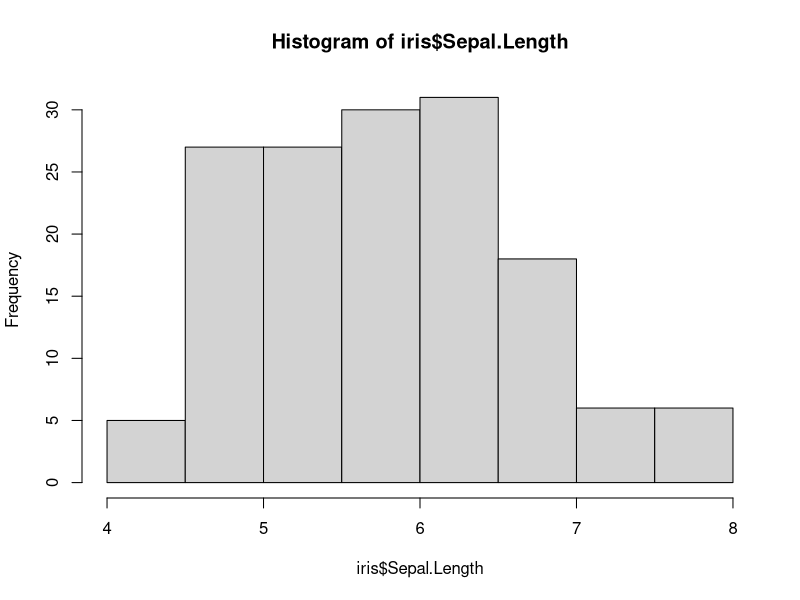
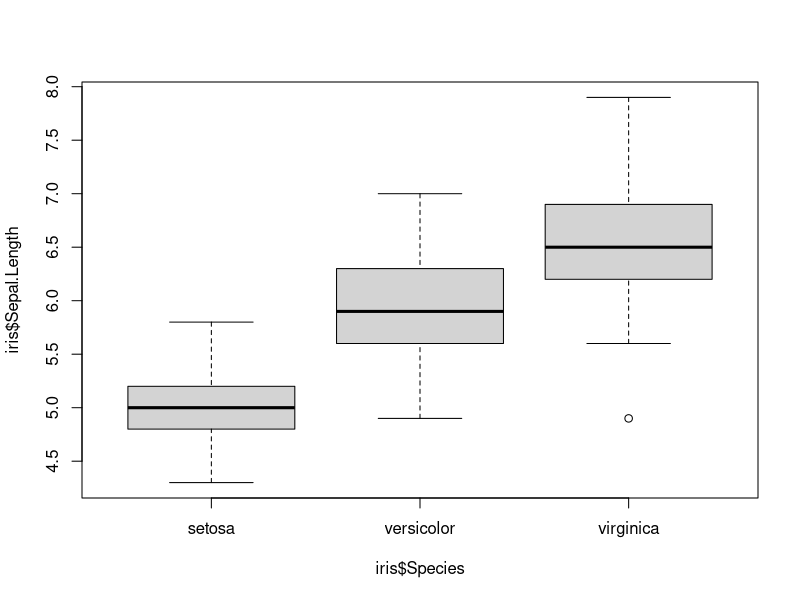
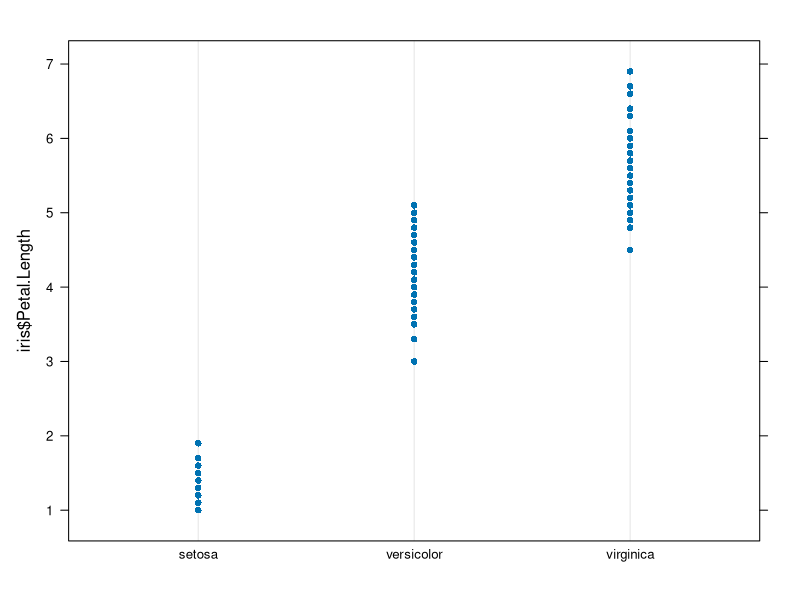
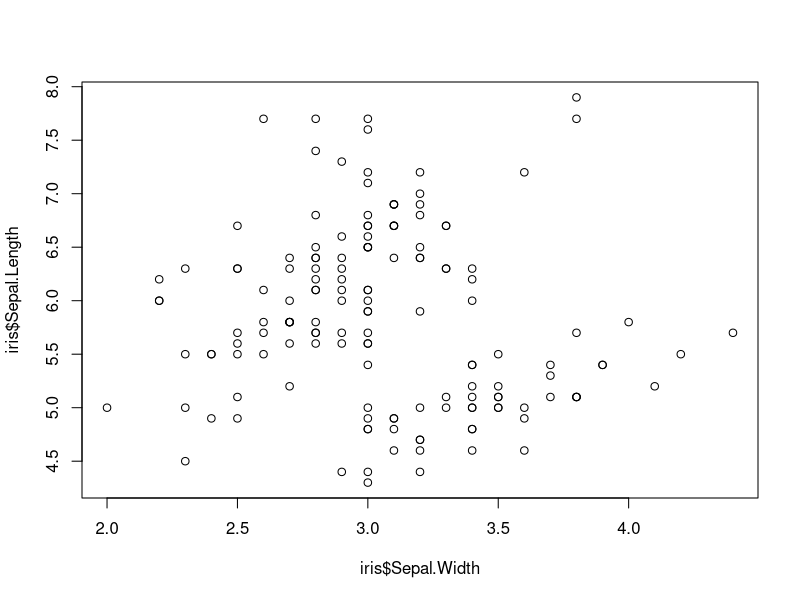

R code for these plots, in order:
## ---- chunk 1
knitr::opts_chunk$set(echo = TRUE)
## ---- chunk 2
iris
## ---- chunk 3
dim(iris) # view dimensions
## ---- chunk 4
names(iris)
## ---- chunk 5
head(iris, 10) # looks at first 10
tail(iris, 7) # looks at last 7
## ---- chunk 6
str(iris)
## ---- chunk 7
table(is.na(iris))
## ---- chunk 8
table(is.na(iris$Age)) # checking age for NA's
table(is.na(iris$comments)) # checking comments for NA's
## ---- chunk 9
table(iris$Gender) # Gender responses
length(unique(iris$Gender)) # code bonus: view how many unique responses there were.
## ---- chunk 10
# install.packages("tidyverse") # if never done before
library(tidyverse) # load
## ---- chunk 11
names(iris) # Call column names
iris_select <- iris %>%              # create new variable from iris data,add pipe to add function
  select(Species, Petal.Length, Petal.Width)# select() function. Select the specific columns of interest
names(iris_select) # column names of newly created dataset of selected columns
head(iris_select, 5) # check out the new data with 5 rows
## ---- chunk 12
iris_select <- iris %>% # Call from iris
  select(Species, Petal.Length, Petal.Width) %>%    # Select our columns of interest
  mutate(Times.Bigger = (Petal.Length/Petal.Width)) # Create new column, set = to condition/function

names(iris_select) # Check names, notice the new column
head(iris_select, 5) # Does the column look right? it worked!

## ---- chunk 13
setosa_small <- iris %>%         # create from iris dataset
  filter(Species == "setosa" & Sepal.Length < 5) # filter for species name and sepal length under 5

setosa_small # view the new dataset
## ---- chunk 14
iris %>%  # call from iris data
  summarise(mean(Sepal.Width), max(Sepal.Width), min(Sepal.Width)) # run functions, each will be new col.
## ---- chunk 15
iris %>%  # call from iris data
  group_by(Species) %>% 
  summarise(mean(Sepal.Width), max(Sepal.Width), min(Sepal.Width)) # run functions, each will be new col.
## ---- chunk 16
iris_new <- iris %>% # call from iris data
  filter(Species == "virginica" & Sepal.Width > 2.9) %>% # filter species and sepal width
  arrange(desc(Sepal.Length)) # arrange the data by descending values in sepal length

iris_new # view the new data frame
## ---- chunk 17
# install.packages("datasets") # install if you never had used it before
library(datasets)

head(beaver1) # initial look
## ---- chunk 18
mean(beaver1$temp)
## ---- chunk 19
min(beaver1$temp)
## ---- chunk 20
max(beaver1$temp)
## ---- chunk 21
range(beaver1$temp) # returns minimum and max

# If you would like to find the difference, run code below.
range(beaver1$temp)[2] - range(beaver1$temp)[1] 

# Notes: Range returns 2 values. If you have a list (just like the list of 2 values above), 
# you can use square brackets [] to choose which value in the list you want to work with. 
# So we can choose the max value [2 or the second value in list] and subtract the min value
# [1 or the first value in list]. 

# For more on square brackets: https://www.dataanalytics.org.uk/r-object-elements-brackets-double-brackets-and/
## ---- chunk 22
median(beaver1$temp)
## ---- chunk 23
# 30 percent quantile
quantile(beaver1$temp, 0.3)
# 50 percent
quantile(beaver1$temp, 0.5)
## ---- chunk 24
numbers <- c(.25, .5, .75, .90) # I want these quantiles calculated
quantile(beaver1$temp, numbers) # running function with numbers variable as condition
## ---- chunk 25
sd(beaver1$temp) # standard deviation

var(beaver1$temp) # variance
## ---- chunk 26
summary(beaver1)
## ---- chunk 27
sort(table(beaver1$temp), decreasing = TRUE)[1] # table() to find how many per value, sort() to sort!
# then just select the first value (which should be our most occurring value based on a decreasing
# sort) and use square brackets [1] to find the first value in the list.
## ---- chunk 28
# install.packages("psych") # install if needed!
library(psych)
describeBy(iris, # define what data you will be using
            group = iris$Species) # define how you want to group your statistics
## ---- chunk 29
hist(iris$Sepal.Length)
## ---- chunk 30
boxplot(iris$Sepal.Length ~ iris$Species) # first y axis then x axis
## ---- chunk 31
# install.packages(lattice) # install lattice if never used before!
library(lattice)
dotplot(iris$Petal.Length ~ iris$Species)
## ---- chunk 32
plot(iris$Sepal.Length ~ iris$Sepal.Width)
